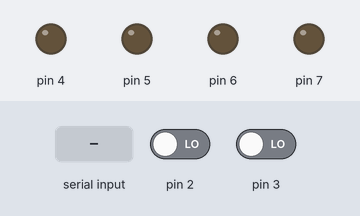
A sketch run on a simulated Arduino Uno, built with avr-gcc and run on an emulated ATmega328P. On the bench: output pins drawn as LEDs (lit = HIGH). The inputs (shaded band) are chosen by the test bench; at power-on: pin 2 LOW, pin 3 LOW. Random numbers use the default seed unless the sketch sets one.

Above: at 1.2 s.
1.3 s: "s" received over Serial
At 1.7 s:
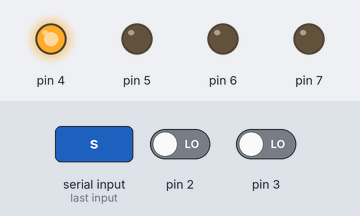
At 3.1 s:
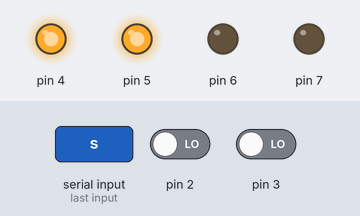
4.3 s: "p" received over Serial
At 6.0 s:
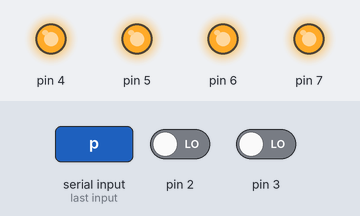
Timing chart, 0 to 7.5 s (numbered marks = the images above; inputs shaded):
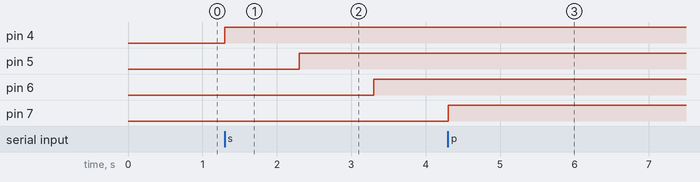

Measured:
- after the input at 1.3 s, pin 4: LOW → HIGH at once; pin 5: LOW → HIGH after 1.0 s; pin 6: LOW → HIGH after 2.0 s

The sketch:

ESCALEXTRIC.ino
```cpp
long T0=0;
long tmeta=0;
int massi;
bool salida = false;

bool vuelta1c1 = false;
bool vuelta1c2 = false;
bool C1 = true;
bool C2 = true;

long laptime1 = 0;
long laptime2 = 0;

int vueltas1=0;
int vueltas2=0;

long tmeta1=0;
long tmeta2=0;


char StartBT;
long senal1=0;
long senal2=0;

void setup() {

  Serial.begin(9600);

  pinMode(2,INPUT);
  pinMode(3,INPUT);

  pinMode(4,OUTPUT);
  pinMode(5,OUTPUT);
  pinMode(6,OUTPUT);
  pinMode(7,OUTPUT);

 /* digitalWrite(4,HIGH);
  delay(1000);
  digitalWrite(5,HIGH);
  delay(1000);
  digitalWrite(6,HIGH);
  delay(1000);
  digitalWrite(7,HIGH);
  delay(1000);

  digitalWrite(4,LOW);
  digitalWrite(5,LOW);
  digitalWrite(6,LOW);
  digitalWrite(7,LOW);

  T0=millis();*/

}

void loop() {

/*salida de carrera y bandera roja*/

if (StartBT == 'p'){
  digitalWrite(4,HIGH);
  digitalWrite(5,HIGH);
  digitalWrite(6,HIGH);
  digitalWrite(7,HIGH);

  vuelta1c1=false;
  vuelta1c2=false;
  salida=false;


}


if (Serial.available()){

  StartBT=Serial.read();
}

if (StartBT == 's' && salida==false){

  digitalWrite(4,LOW);
  digitalWrite(5,LOW);
  digitalWrite(6,LOW);
  digitalWrite(7,LOW);

  digitalWrite(4,HIGH);
  delay(1000);
  digitalWrite(5,HIGH);
  delay(1000);
  digitalWrite(6,HIGH);
  delay(1000);
  digitalWrite(7,HIGH);

  massi=random(700,1500);
  delay(massi);

  digitalWrite(4,LOW);
  digitalWrite(5,LOW);
  digitalWrite(6,LOW);
  digitalWrite(7,LOW);

  vuelta1c1=true;
  vuelta1c2=true;
  salida=true;

  tmeta2=millis();
  tmeta1=tmeta2;


}

/* COCHE 1*/
if ((digitalRead(2) == HIGH && C1==false) || (vuelta1c1==true)) {
    laptime1=millis()-tmeta1;
    tmeta1=millis();
    vueltas1 = vueltas1 + 1;
    /*Serial.println(vueltas-1);*/
    senal1=laptime1*100+1;
    if(vuelta1c1==false){Serial.println(senal1);}
    C1=true;
    vuelta1c1=false;
  }

 if (digitalRead(2) == LOW || vuelta1c1==true) {
   C1=false;
 }


/*COCHE 2*/
if ((digitalRead(3) == HIGH && C2==false) || (vuelta1c2==true)) {
    laptime2=millis()-tmeta2;
    tmeta2=millis();
    vueltas2 = vueltas2 + 1;
    /*Serial.println(vueltas-1);*/
    senal2=laptime2*100+2;
    if(vuelta1c2==false){Serial.println(senal2);}
    C2=true;
    vuelta1c2=false;
  }

 if (digitalRead(3) == LOW || vuelta1c2==true) {
   C2=false;
 }

}
```
